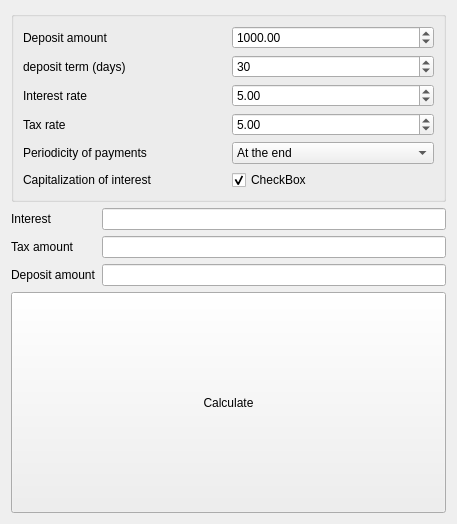
<?xml version="1.0" encoding="UTF-8"?>
<ui version="4.0">
 <class>DepositCalc</class>
 <widget class="QWidget" name="DepositCalc">
  <property name="geometry">
   <rect>
    <x>0</x>
    <y>0</y>
    <width>457</width>
    <height>524</height>
   </rect>
  </property>
  <property name="windowTitle">
   <string>Form</string>
  </property>
  <layout class="QGridLayout" name="gridLayout">
   <item row="4" column="0">
    <layout class="QFormLayout" name="formLayout">
     <item row="1" column="0">
      <widget class="QLabel" name="label_8">
       <property name="text">
        <string>Interest</string>
       </property>
      </widget>
     </item>
     <item row="1" column="1">
      <widget class="QLineEdit" name="totalInterest">
       <property name="alignment">
        <set>Qt::AlignRight|Qt::AlignTrailing|Qt::AlignVCenter</set>
       </property>
       <property name="readOnly">
        <bool>true</bool>
       </property>
      </widget>
     </item>
     <item row="2" column="0">
      <widget class="QLabel" name="label_9">
       <property name="text">
        <string>Tax amount</string>
       </property>
      </widget>
     </item>
     <item row="2" column="1">
      <widget class="QLineEdit" name="totalTax">
       <property name="text">
        <string/>
       </property>
       <property name="alignment">
        <set>Qt::AlignRight|Qt::AlignTrailing|Qt::AlignVCenter</set>
       </property>
       <property name="readOnly">
        <bool>true</bool>
       </property>
      </widget>
     </item>
     <item row="3" column="0">
      <widget class="QLabel" name="label_10">
       <property name="text">
        <string>Deposit amount</string>
       </property>
      </widget>
     </item>
     <item row="3" column="1">
      <widget class="QLineEdit" name="totalAmount">
       <property name="alignment">
        <set>Qt::AlignRight|Qt::AlignTrailing|Qt::AlignVCenter</set>
       </property>
       <property name="readOnly">
        <bool>true</bool>
       </property>
      </widget>
     </item>
     <item row="4" column="0" colspan="2">
      <widget class="QPushButton" name="pushButton">
       <property name="sizePolicy">
        <sizepolicy hsizetype="Preferred" vsizetype="Expanding">
         <horstretch>0</horstretch>
         <verstretch>0</verstretch>
        </sizepolicy>
       </property>
       <property name="text">
        <string>Calculate</string>
       </property>
      </widget>
     </item>
     <item row="0" column="0" colspan="2">
      <widget class="QGroupBox" name="groupBox">
       <property name="title">
        <string/>
       </property>
       <layout class="QGridLayout" name="gridLayout_2">
        <item row="5" column="0">
         <widget class="QLabel" name="label_6">
          <property name="text">
           <string>Periodicity of payments</string>
          </property>
         </widget>
        </item>
        <item row="2" column="0">
         <widget class="QLabel" name="label_2">
          <property name="text">
           <string>deposit term (days)</string>
          </property>
         </widget>
        </item>
        <item row="3" column="0">
         <widget class="QLabel" name="label_4">
          <property name="text">
           <string>Interest rate</string>
          </property>
         </widget>
        </item>
        <item row="4" column="1">
         <widget class="QDoubleSpinBox" name="tax">
          <property name="maximum">
           <double>1000.000000000000000</double>
          </property>
          <property name="value">
           <double>5.000000000000000</double>
          </property>
         </widget>
        </item>
        <item row="6" column="0">
         <widget class="QLabel" name="label_7">
          <property name="text">
           <string>Capitalization of interest</string>
          </property>
         </widget>
        </item>
        <item row="5" column="1">
         <widget class="QComboBox" name="period">
          <item>
           <property name="text">
            <string>At the end</string>
           </property>
          </item>
          <item>
           <property name="text">
            <string>Dayly</string>
           </property>
          </item>
         </widget>
        </item>
        <item row="6" column="1">
         <widget class="QCheckBox" name="capitalization">
          <property name="text">
           <string>CheckBox</string>
          </property>
          <property name="checked">
           <bool>true</bool>
          </property>
         </widget>
        </item>
        <item row="1" column="1">
         <widget class="QDoubleSpinBox" name="amountDeposit">
          <property name="maximum">
           <double>10000000000000000000.000000000000000</double>
          </property>
          <property name="singleStep">
           <double>10000.000000000000000</double>
          </property>
          <property name="value">
           <double>1000.000000000000000</double>
          </property>
         </widget>
        </item>
        <item row="4" column="0">
         <widget class="QLabel" name="label_5">
          <property name="text">
           <string>Tax rate</string>
          </property>
         </widget>
        </item>
        <item row="1" column="0">
         <widget class="QLabel" name="label">
          <property name="text">
           <string>Deposit amount</string>
          </property>
         </widget>
        </item>
        <item row="3" column="1">
         <widget class="QDoubleSpinBox" name="interest">
          <property name="maximum">
           <double>1000.000000000000000</double>
          </property>
          <property name="value">
           <double>5.000000000000000</double>
          </property>
         </widget>
        </item>
        <item row="2" column="1">
         <widget class="QSpinBox" name="term">
          <property name="minimum">
           <number>1</number>
          </property>
          <property name="maximum">
           <number>100000000</number>
          </property>
          <property name="singleStep">
           <number>30</number>
          </property>
          <property name="value">
           <number>30</number>
          </property>
         </widget>
        </item>
       </layout>
      </widget>
     </item>
    </layout>
   </item>
  </layout>
 </widget>
 <resources/>
 <connections/>
</ui>
